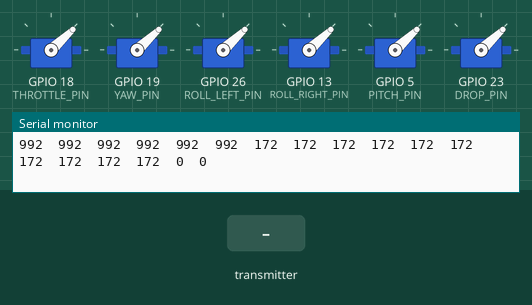
The sketch below on a simulated ESP32. On the bench: 6 × servo, the last lines printed to the serial monitor. The test bench sets the inputs (shaded band).

Above: at 1.2 s.
1.3 s: the transmitter starts sending ch.0 = 172
At 2.2 s:
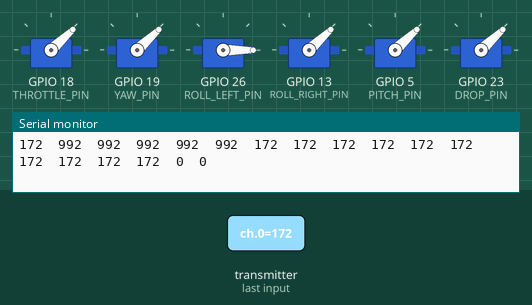
2.8 s: the transmitter starts sending ch.1 = 1811
At 3.7 s:
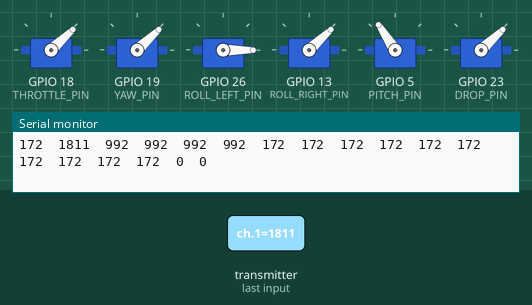
4.3 s: the transmitter starts sending ch.2 = 1811
At 4.8 s:
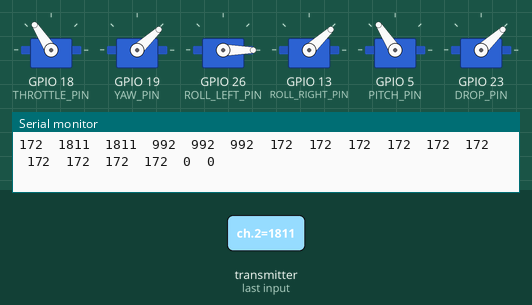
5.9 s: the transmitter starts sending ch.1 = 172
At 6.6 s:
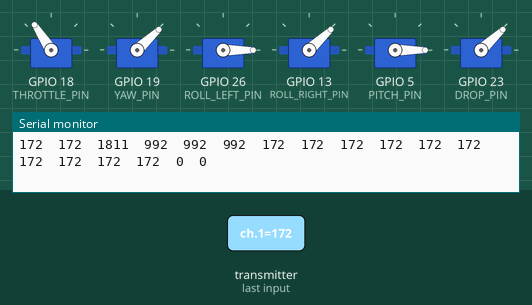
7.4 s: the transmitter starts sending ch.3 = 1811
At 8.7 s:
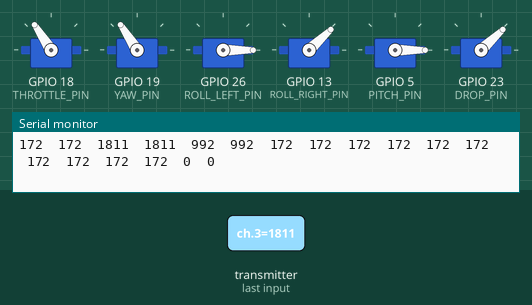
9.0 s: the transmitter starts sending ch.4 = 1811
At 9.9 s:
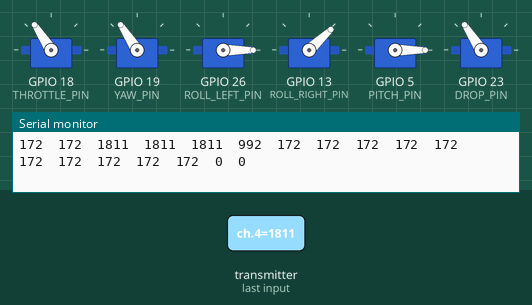
Timing chart, 0 to 11.6 s (numbered marks = the images above; inputs shaded):
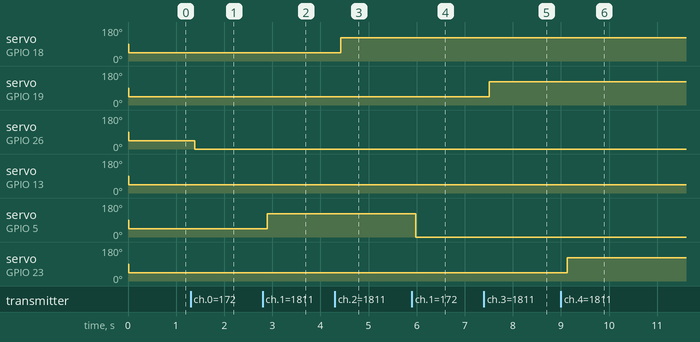

The sketch:

sbus_test.ino
```cpp
#include <ESP32Servo.h>
#include "sbus.h"

/* SBUS object, reading SBUS */
bfs::SbusRx sbus_rx(&Serial2, 16, 17, true); // invertフラグを追加
/* SBUS object, writing SBUS */
bfs::SbusTx sbus_tx(&Serial2, 16, 17, true); // invertフラグを追加
/* SBUS data */
bfs::SbusData data;

/* PWM pin definitions */
#define PITCH_PIN 5
#define ROLL_RIGHT_PIN 13
#define THROTTLE_PIN 18
#define YAW_PIN 19
#define DROP_PIN 23
#define ROLL_LEFT_PIN 26

// サーボオブジェクトの作成
Servo servo_throttle;
Servo servo_yaw;
Servo servo_roll_left;
Servo servo_roll_right;
Servo servo_pitch;
Servo servo_drop;

void setup()
{
  /* Serial to display data */
  Serial.begin(9600);
  while (!Serial)
  {
  }
  /* Begin the SBUS communication */
  sbus_rx.Begin();
  sbus_tx.Begin();

  servo_throttle.attach(THROTTLE_PIN);
  servo_yaw.attach(YAW_PIN);
  servo_roll_left.attach(ROLL_LEFT_PIN);
  servo_roll_right.attach(ROLL_RIGHT_PIN);
  servo_pitch.attach(PITCH_PIN);
  servo_drop.attach(DROP_PIN);
}

void loop()
{
  if (sbus_rx.Read())
  {
    /* Grab the received data */
    data = sbus_rx.data();
    /* Display the received data */
    for (int8_t i = 0; i < data.NUM_CH; i++)
    {
      Serial.print(data.ch[i]);
      Serial.print("\t");
    }
    /* Display lost frames and failsafe data */
    Serial.print(data.lost_frame);
    Serial.print("\t");
    Serial.println(data.failsafe);
    /* Set the SBUS TX data to the received data */
    sbus_tx.data(data);

    /* Output PWM signals */
    servo_throttle.writeMicroseconds(data.ch[2]);
    servo_yaw.writeMicroseconds(data.ch[3]);
    servo_roll_left.writeMicroseconds(data.ch[0]);
    servo_roll_right.writeMicroseconds(data.ch[5]);
    servo_pitch.writeMicroseconds(data.ch[1]);
    servo_drop.writeMicroseconds(data.ch[4]);
  }
}
```

Measured:
- after the input at 1.3 s, servo on GPIO 26 (ROLL_LEFT_PIN): 43° → 0° after 0.09 s
- after the input at 2.8 s, servo on GPIO 5 (PITCH_PIN): 43° → 123° after 0.09 s
- after the input at 4.3 s, servo on GPIO 18 (THROTTLE_PIN): 43° → 123° after 0.13 s
- after the input at 5.9 s, servo on GPIO 5 (PITCH_PIN): 123° → 0° after 0.08 s
- after the input at 7.4 s, servo on GPIO 19 (YAW_PIN): 43° → 123° after 0.11 s
- after the input at 9.0 s, servo on GPIO 23 (DROP_PIN): 43° → 123° after 0.14 s
